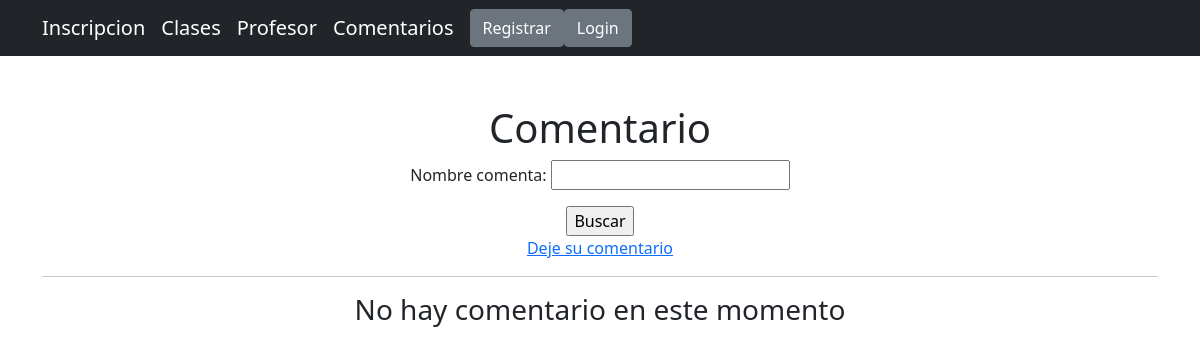
Page /natacion/comentarios on the earlier database version.
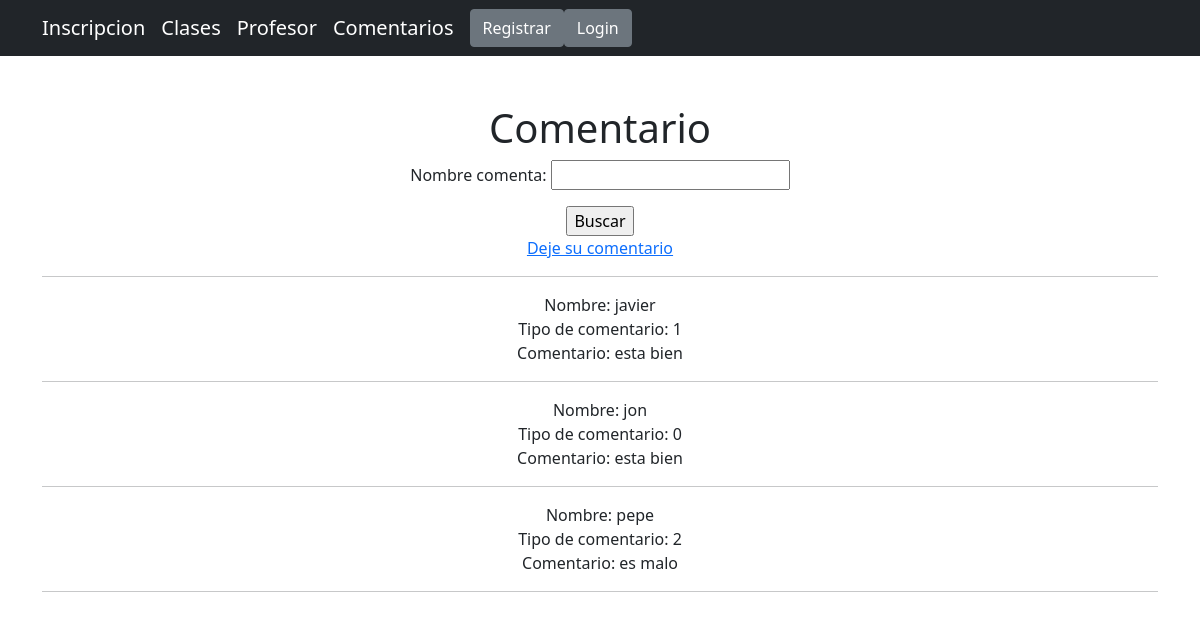
Same page on the later database version.
### InscripcionNatacion/models.py (models this page shows, shortened)
class Comentario(models.Model):
    nombre_comenta = models.CharField(max_length=30, unique=True)
    email_comenta = models.EmailField()
    tipo_coemtario = models.IntegerField(choices=coemtario_tipo)
    mensaje = models.TextField()

### InscripcionNatacion/views.py (the view)
# urls.py: path('comentarios', comentarios, name='INComentarios'),
def comentarios(request):
    all_comentarios = Comentario.objects.all()
    context ={
        "comentarios": all_comentarios,
        "busqueda_form_comentarios": BuscarComentarioForm
    }
    return render(request, "InscripcionNatacion/comentarios.html", context=context)

### Templates/InscripcionNatacion/comentarios.html (shortened to what this page needs)
{% extends 'base.html' %}
{% block cambia_contenido %}
  <h1>Comentario</h1>
    <form action="{% url 'INBuscarComentarios' %}">
        {{ busqueda_form_comentarios.as_p }}
        <input type="submit" value="Buscar">
    </form>
<a href="{% url 'INCrearComentarios' %}">Deje su comentario</a>
<hr>
    {% if comentarios %}
        {% for comentario in comentarios %}
        <div>
            Nombre: {{ comentario.nombre_comenta }}
            <br>
             Tipo de comentario: {{ comentario.tipo_coemtario }}
            <br>
            Comentario: {{ comentario.mensaje }}
        </div>
        <hr>
        {% endfor %}
    {% else %}
        <h3>No hay comentario en este momento</h3>
    {% endif %}
{% endblock %}

### Templates/base.html (shortened to what this page needs)
<!DOCTYPE html>
<html lang="en">
    <head>
        {% load static %}
        <link href="{% static 'InscripcionNatacion/css/styles.css' %}" rel="stylesheet" />
    </head>
    <body>
        <nav class="navbar navbar-expand-lg navbar-dark bg-dark">
            <div class="container">
                <a class="navbar-brand" href="{% url 'INPersonas' %}">Inscripcion</a>
                <a class="navbar-brand" href="{% url 'INClases' %}">Clases</a>
                <a class="navbar-brand" href="{% url 'INProfesores' %}">Profesor</a>
                <a class="navbar-brand" href="{% url 'INComentarios' %}">Comentarios</a>
                {% if user.is_authenticated %}
                    <a class="btn btn-secondary">{{ user.username }}</a>
                    <img src="{{ user.avatar.imagen.url }}" alt="Persona" height="45 px">
                    <a class="btn btn-secondary" href="{% url 'accountLogout' %}">Logout</a>
                    <a class="btn btn-secondary" href="{% url 'accountEditUsuario' %}">Edito de usuario</a>
                {% else %}
                    <a class="btn btn-secondary" href="{% url 'accountRegistrar' %}">Registrar</a>
                    <a class="btn btn-secondary" href="{% url 'accountLogin' %}">Login</a>
                {% endif %}
            </div>
        </nav>
        <div class="container">
            <div class="text-center mt-5">
                {% block cambia_contenido %}
                {% endblock %}
            </div>
        </div>
    </body>
</html>

Differences in the rows shown:
added Comentario: nombre_comenta "javier", tipo_coemtario "1", mensaje "esta bien"
added Comentario: nombre_comenta "jon", tipo_coemtario "0", mensaje "esta bien"
added Comentario: nombre_comenta "pepe", tipo_coemtario "2", mensaje "es malo"
Other differences:
text no longer shown: "No hay comentario en este momento"
